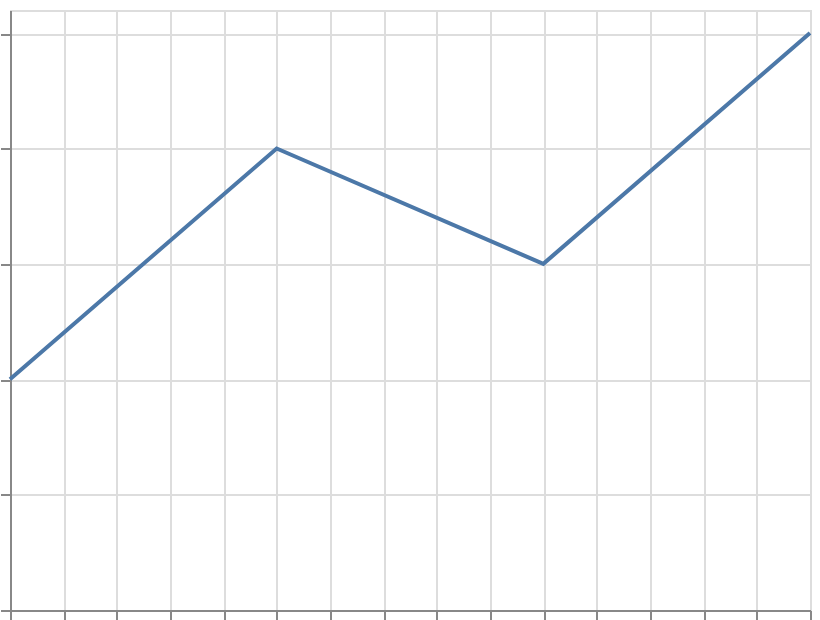

Source (Vega-Lite JSON):
### Vega-Lite specification from a JSON file in a GitHub repository (floating-point values rounded to 4 significant figures)
{"$schema": "https://vega.github.io/schema/vega-lite/v6.json", "width": 400, "height": 300, "padding": 5, "autosize": "none", "data": {"name": "table", "values": [{"x": 0, "y": 10}, {"x": 1, "y": 20}, {"x": 2, "y": 15}, {"x": 3, "y": 25}]}, "mark": "line", "encoding": {"x": {"field": "x", "type": "quantitative", "axis": {"labels": false, "title": null}}, "y": {"field": "y", "type": "quantitative", "axis": {"labels": false, "title": null}}}}
